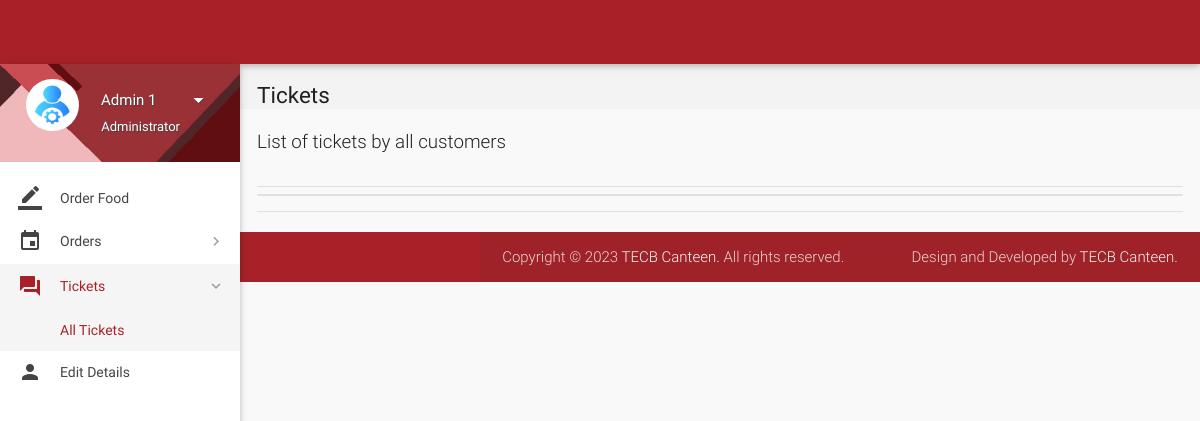
The page /account/all-tickets.php (signed in) on the database as committed earlier.
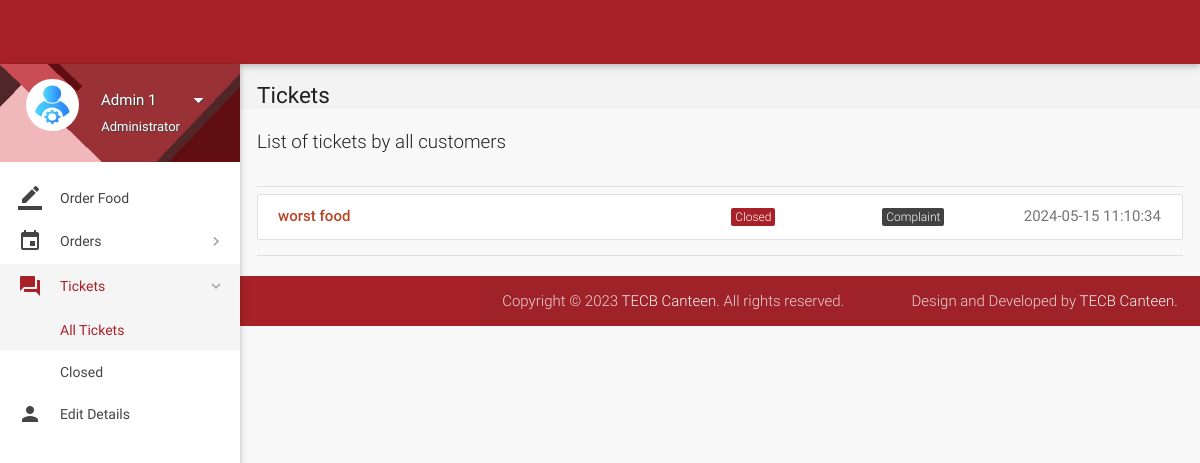
The same page on the database as committed later.
### tables this page shows
CREATE TABLE `tickets` (
  `id` int(11) NOT NULL,
  `poster_id` int(11) NOT NULL,
  `subject` varchar(100) NOT NULL,
  `description` varchar(3000) NOT NULL,
  `status` varchar(8) NOT NULL DEFAULT 'Open',
  `type` varchar(30) NOT NULL DEFAULT 'Others',
  `date` datetime NOT NULL DEFAULT current_timestamp(),
  `deleted` tinyint(4) NOT NULL DEFAULT 0
);

### account/includes/connect.php (called while the page is built, shortened)
<?php
$name = $_SESSION['name'];
$role = $_SESSION['role'];
?>

### account/all-tickets.php (the view, shortened to what the changed rows need)
<?php
include 'includes/connect.php';
	if($_SESSION['admin_sid']==session_id())
	{
		?>
<!DOCTYPE html>
<html lang="en">
<head>
  <link href="css/materialize.min.css" type="text/css" rel="stylesheet" media="screen,projection">
  <link href="css/style.min.css" type="text/css" rel="stylesheet" media="screen,projection">
  <link href="css/custom/custom.min.css" type="text/css" rel="stylesheet" media="screen,projection">
  <link href="js/plugins/perfect-scrollbar/perfect-scrollbar.css" type="text/css" rel="stylesheet" media="screen,projection">
  <link href="js/plugins/data-tables/css/jquery.dataTables.min.css" type="text/css" rel="stylesheet" media="screen,projection">
</head>
<body>
  <header id="header" class="page-topbar">
        <div class="navbar-fixed">
            <nav class="navbar-color">
                <div class="nav-wrapper">
                    <ul class="left">
                      <li><h1 class="logo-wrapper"><a href="index.php" class="brand-logo darken-1"><img src="images/materialize-logo.png" alt="logo"></a> <span class="logo-text">Logo</span></h1></li>
                    </ul>
                </div>
            </nav>
        </div>
  </header>
  <div id="main">
    <div class="wrapper">
      <aside id="left-sidebar-nav">
        <ul id="slide-out" class="side-nav fixed leftside-navigation">
            <li class="user-details cyan darken-2">
            <div class="row">
                <div class="col col s4 m4 l4">
                    <img src="images/avatar.jpg" alt="" class="circle responsive-img valign profile-image">
                </div>
                <div class="col col s8 m8 l8">
                    <a class="btn-flat dropdown-button waves-effect waves-light white-text profile-btn" href="#" data-activates="profile-dropdown"><?php echo $name;?> <i class="mdi-navigation-arrow-drop-down right"></i></a>
                    <p class="user-roal"><?php echo $role;?></p>
                </div>
            </div>
            </li>
            <li class="bold"><a href="index.php" class="waves-effect waves-cyan"><i class="mdi-editor-border-color"></i> Order Food</a>
            </li>
                <li class="no-padding">
                    <ul class="collapsible collapsible-accordion">
                        <li class="bold"><a class="collapsible-header waves-effect waves-cyan"><i class="mdi-editor-insert-invitation"></i> Orders</a>
                        </li>
                    </ul>
                </li>
                <li class="no-padding">
                    <ul class="collapsible collapsible-accordion">
                        <li class="bold"><a class="collapsible-header waves-effect waves-cyan active"><i class="mdi-action-question-answer"></i> Tickets</a>
                            <div class="collapsible-body">
                                <ul>
								<li class="<?php
								if(!isset($_GET['status'])){
										echo 'active';
									}?>
									"><a href="all-tickets.php">All Tickets</a>
                                </li>
								<?php
									$sql = mysqli_query($con, "SELECT DISTINCT status FROM tickets;");
									while($row = mysqli_fetch_array($sql)){
                                    echo '<li class='.(isset($_GET['status'])?($status == $_GET['status'] ? 'active' : ''): '').'><a href="all-tickets.php?status='.$row['status'].'">'.$row['status'].'</a>
                                    </li>';
									}
									?>
                                </ul>
                            </div>
                        </li>
                    </ul>
                </li>
            <li class="bold"><a href="details.php" class="waves-effect waves-cyan"><i class="mdi-social-person"></i> Edit Details</a>
            </li>
        </ul>
        </aside>
      <section id="content">
        <div id="breadcrumbs-wrapper">
          <div class="container">
            <div class="row">
              <div class="col s12 m12 l12">
                <h5 class="breadcrumbs-title">Tickets</h5>
              </div>
            </div>
          </div>
        </div>
        <div class="container">
          <p class="caption">List of tickets by all customers</p>
          <div class="divider"></div>
									<div id="work-collections">
									<ul id="projects-collection" class="collection">
								<?php
									if(isset($_GET['status'])){
										$status = $_GET['status'];
									}
									else{
										$status = '%';
									}
									$sql = mysqli_query($con, "SELECT * FROM tickets WHERE status LIKE '$status';");
									while($row = mysqli_fetch_array($sql)){
									echo'<a href="view-ticket-admin.php?id='.$row['id'].'"class="collection-item">
                                        <div class="row">
                                            <div class="col s6">
                                                <p class="collections-title">'.$row['subject'].'</p>
                                            </div>
                                            <div class="col s2">
                                            <span class="task-cat cyan">'.$row['status'].'</span></div>
                                            <div class="col s2">
                                            <span class="task-cat grey darken-3">'.$row['type'].'</span></div>
                                            <div class="col s2">
                                            <span class="badge">'.$row['date'].'</span></div>
                                        </div>
                                    </a>';
									}
									?>
									</ul>
									</div>
            <div class="divider"></div>
          </div>
    </div>
  <footer class="page-footer">
    <div class="footer-copyright">
      <div class="container">
      <span>Copyright © 2023 <a class="grey-text text-lighten-4" href="#" target="_blank">TECB Canteen.</a> All rights reserved.</span>
        <span class="right"> Design and Developed by <a class="grey-text text-lighten-4" href="#">TECB Canteen.</a></span>
        </div>
    </div>
  </footer>
</body>
</html>
<?php
	}
?>

Rows that differ between the two databases and show on the page:
added tickets: subject "worst food", status "Closed", type "Complaint", date "2024-05-15 11:10:34"
Other text that changed with them:
new list line: "Closed"
